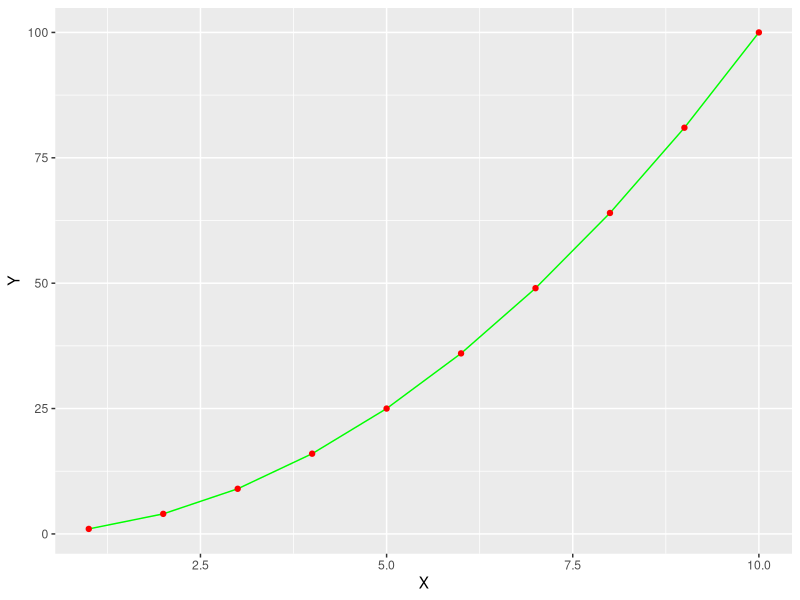

Recreate this plot in R.
library(ggplot2)
a=1:10 #create vector a 1 to 10 #input variable
b=a^2 #^power #output variable means target
print(a)
print(b)
#create a dataframe df
df=data.frame("X"=a,"Y"=b)
print(df)
ggplot(df,aes(x=X,y=Y))+geom_line(color="green")+geom_point(color="red")

#pie graph 
#scan()
#sunday : final test


